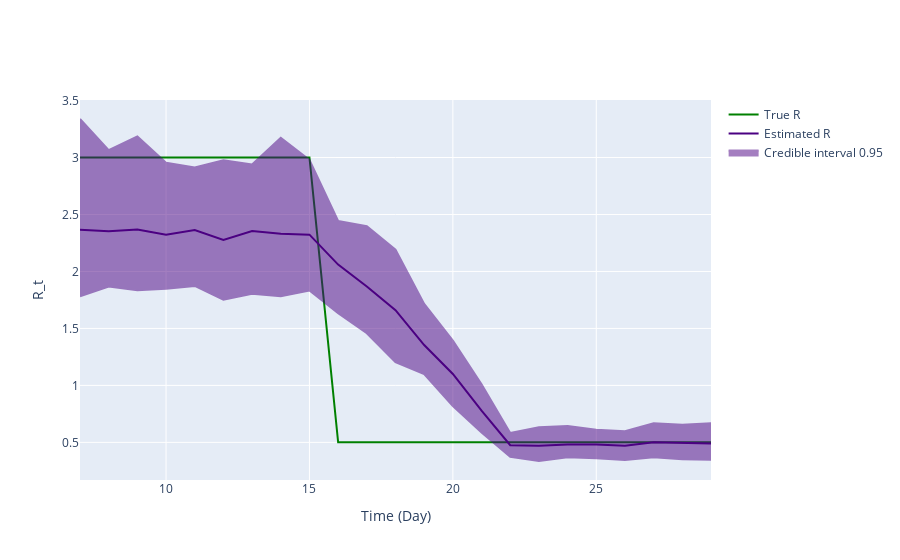

Here is the notebook cell this chart was saved with:
### Markdown cell above
## Inference plot using class method results

### Code cell
fig = ReproductionNumberPlot()

fig.add_ground_truth_rt(ground_truth)
fig.add_interval_rt(new_intervals)

fig.update_labels(time_label='Time (Day)', r_label='R_t')

fig.show_figure()

### Figure 1 — Plotly figure (JSON) as saved in the notebook; plotly's stock layout.template omitted (floating-point values rounded to 4 significant figures)
{"data": [{"line": {"color": "green"}, "mode": "lines", "name": "True R", "type": "scatter", "x": [7, 8, 9, 10, 11, 12, 13, 14, 15, 16, 17, 18, 19, 20, 21, 22, 23, 24, 25, 26, 27, 28, 29], "y": [3, 3, 3, 3, 3, 3, 3, 3, 3, 0.5, 0.5, 0.5, 0.5, 0.5, 0.5, 0.5, 0.5, 0.5, 0.5, 0.5, 0.5, 0.5, 0.5]}, {"line": {"color": "indigo"}, "mode": "lines", "name": "Estimated R", "type": "scatter", "x": [7, 8, 9, 10, 11, 12, 13, 14, 15, 16, 17, 18, 19, 20, 21, 22, 23, 24, 25, 26, 27, 28, 29], "y": [2.366, 2.354, 2.367, 2.321, 2.364, 2.277, 2.356, 2.331, 2.323, 2.06, 1.868, 1.66, 1.354, 1.101, 0.7781, 0.4746, 0.47, 0.4808, 0.481, 0.4713, 0.5017, 0.4943, 0.4901]}, {"fill": "toself", "fillcolor": "indigo", "line": {"color": "indigo"}, "mode": "lines", "name": "Credible interval 0.95", "opacity": 0.5, "type": "scatter", "x": [7, 8, 9, 10, 11, 12, 13, 14, 15, 16, 17, 18, 19, 20, 21, 22, 23, 24, 25, 26, 27, 28, 29, 29, 28, 27, 26, 25, 24, 23, 22, 21, 20, 19, 18, 17, 16, 15, 14, 13, 12, 11, 10, 9, 8, 7], "y": [3.338, 3.064, 3.185, 2.954, 2.913, 2.975, 2.938, 3.174, 2.979, 2.443, 2.398, 2.191, 1.715, 1.394, 1.011, 0.5828, 0.6335, 0.6433, 0.6112, 0.597, 0.6666, 0.6536, 0.6681, 0.3465, 0.3512, 0.3695, 0.3446, 0.3609, 0.3695, 0.3364, 0.3723, 0.5876, 0.8195, 1.098, 1.204, 1.458, 1.633, 1.832, 1.782, 1.803, 1.752, 1.873, 1.848, 1.834, 1.867, 1.782]}], "layout": {"hovermode": "x unified", "xaxis": {"title": {"text": "Time (Day)"}}, "yaxis": {"title": {"text": "R_t"}}}}
